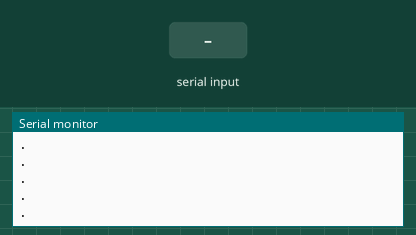
Bench run of a sketch on a simulated Arduino Mega 2560, built with avr-gcc and run on an emulated ATmega2560. Parts: the last lines printed to the serial monitor. The inputs (shaded band) are chosen by the test bench.

Above: at 1.2 s.
1.3 s: "1" received over the second serial link
At 1.32 s:
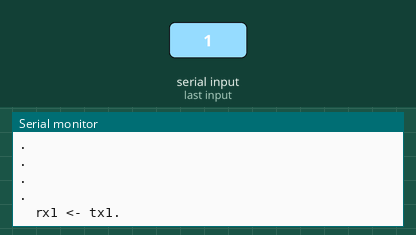
2.8 s: "0" received over the second serial link
At 2.82 s:
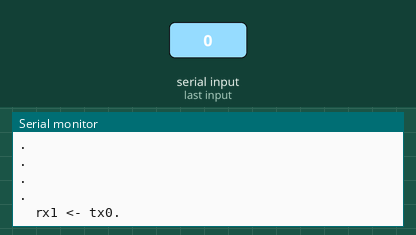
4.3 s: "2" received over the second serial link
At 4.32 s:
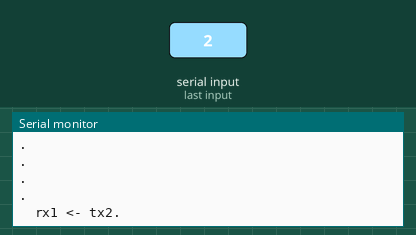

The sketch:

mega_serialtest.ino
```cpp
void setup() {
	Serial.begin(57600);
	Serial1.begin(57600);
	Serial2.begin(57600);
	Serial3.begin(57600);
	Serial.print("Starting serial test...");
}

void recv(int num,HardwareSerial &port) {
	while (port.available()) {
		int c=port.read();
		if (c<'0'||c>'z') continue;
		Serial.print("  rx");
		Serial.print(num);
		Serial.print(" <- tx");
		Serial.print((char)c);
	}
}

void loop() {
	Serial1.write('1');
	Serial2.write('2');
	Serial3.write('3');
	recv(1,Serial1);
	recv(2,Serial2);
	recv(3,Serial3);
        Serial.println(".");
	delay(50);
}
```

Measured:
- after the input at 1.3 s, the serial monitor: prints a new line at once (image 1)
- after the input at 2.8 s, the serial monitor: prints a new line at once (image 2)
- after the input at 4.3 s, the serial monitor: prints a new line at once (image 3)
